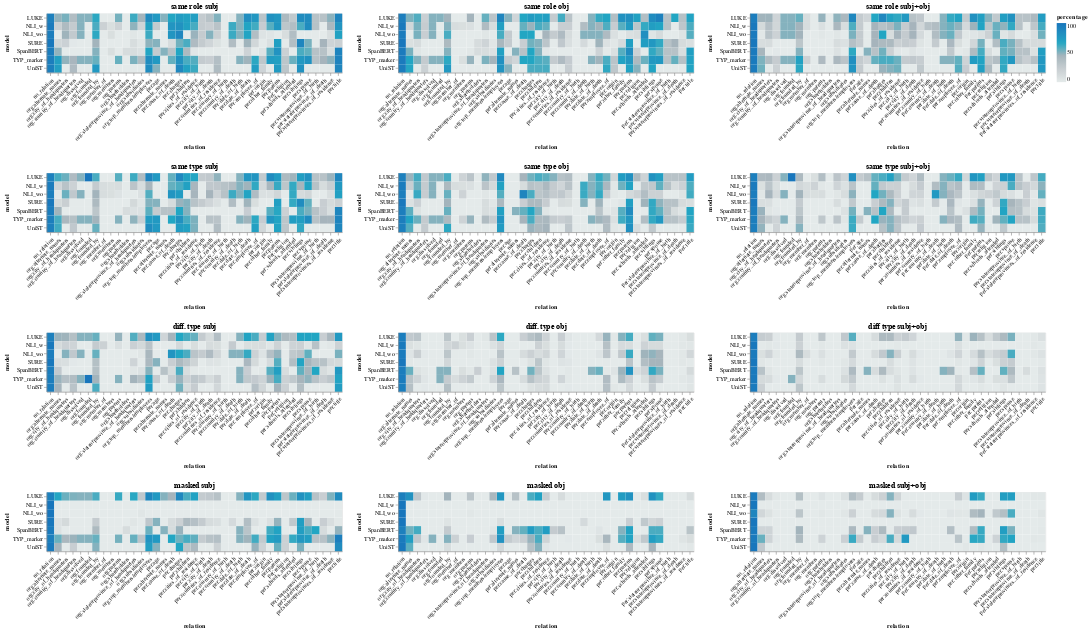

The cell this chart's notebook holds for it:
### Code cell
alt.vconcat(
    (all_charts[0]|all_charts[1]|all_charts[2]),
    (all_charts[3]|all_charts[4]|all_charts[5]),
    (all_charts[6]|all_charts[7]|all_charts[8]),
    (all_charts[9]|all_charts[10]|all_charts[11]),

)

### Figure 1 — Vega-Lite specification as saved in the notebook (floating-point values rounded to 4 significant figures; data arrays with more than 128 entries replaced by an {"elided": "..."} marker saying what was removed)
{"config": {"view": {"continuousWidth": 400, "continuousHeight": 300}}, "vconcat": [{"hconcat": [{"data": {"name": "data-ac98baf40a1dadcbd6ef27b25624e63d"}, "mark": "rect", "encoding": {"color": {"field": "percentage", "scale": {"scheme": "lightgreyteal"}, "type": "quantitative"}, "x": {"axis": {"labelAngle": -45}, "field": "relation", "type": "nominal"}, "y": {"axis": {"labelAngle": 0}, "field": "model", "type": "nominal"}}, "height": 100, "title": "same role subj", "width": 500}, {"data": {"name": "data-d6ab74bc15cb227ad7068f176eb17eac"}, "mark": "rect", "encoding": {"color": {"field": "percentage", "scale": {"scheme": "lightgreyteal"}, "type": "quantitative"}, "x": {"axis": {"labelAngle": -45}, "field": "relation", "type": "nominal"}, "y": {"axis": {"labelAngle": 0}, "field": "model", "type": "nominal"}}, "height": 100, "title": "same role obj", "width": 500}, {"data": {"name": "data-5515dd3124abc03a08aaaa91150a0b1b"}, "mark": "rect", "encoding": {"color": {"field": "percentage", "scale": {"scheme": "lightgreyteal"}, "type": "quantitative"}, "x": {"axis": {"labelAngle": -45}, "field": "relation", "type": "nominal"}, "y": {"axis": {"labelAngle": 0}, "field": "model", "type": "nominal"}}, "height": 100, "title": "same role subj+obj", "width": 500}]}, {"hconcat": [{"data": {"name": "data-dba5593ebee05e40e353430605673b9d"}, "mark": "rect", "encoding": {"color": {"field": "percentage", "scale": {"scheme": "lightgreyteal"}, "type": "quantitative"}, "x": {"axis": {"labelAngle": -45}, "field": "relation", "type": "nominal"}, "y": {"axis": {"labelAngle": 0}, "field": "model", "type": "nominal"}}, "height": 100, "title": "same type subj", "width": 500}, {"data": {"name": "data-24f33f3f5389c559c2b3f206c47e3b36"}, "mark": "rect", "encoding": {"color": {"field": "percentage", "scale": {"scheme": "lightgreyteal"}, "type": "quantitative"}, "x": {"axis": {"labelAngle": -45}, "field": "relation", "type": "nominal"}, "y": {"axis": {"labelAngle": 0}, "field": "model", "type": "nominal"}}, "height": 100, "title": "same type obj", "width": 500}, {"data": {"name": "data-ed4b70f2624a44701d7a140bcfad0569"}, "mark": "rect", "encoding": {"color": {"field": "percentage", "scale": {"scheme": "lightgreyteal"}, "type": "quantitative"}, "x": {"axis": {"labelAngle": -45}, "field": "relation", "type": "nominal"}, "y": {"axis": {"labelAngle": 0}, "field": "model", "type": "nominal"}}, "height": 100, "title": "same type subj+obj", "width": 500}]}, {"hconcat": [{"data": {"name": "data-bd72a09aef9899f0796ec391ce06f6be"}, "mark": "rect", "encoding": {"color": {"field": "percentage", "scale": {"scheme": "lightgreyteal"}, "type": "quantitative"}, "x": {"axis": {"labelAngle": -45}, "field": "relation", "type": "nominal"}, "y": {"axis": {"labelAngle": 0}, "field": "model", "type": "nominal"}}, "height": 100, "title": "diff. type subj", "width": 500}, {"data": {"name": "data-c4e8c05f87d553c37b5c2788c2726a14"}, "mark": "rect", "encoding": {"color": {"field": "percentage", "scale": {"scheme": "lightgreyteal"}, "type": "quantitative"}, "x": {"axis": {"labelAngle": -45}, "field": "relation", "type": "nominal"}, "y": {"axis": {"labelAngle": 0}, "field": "model", "type": "nominal"}}, "height": 100, "title": "diff. type obj", "width": 500}, {"data": {"name": "data-778f54c86109f70d104eeced1ba1ac44"}, "mark": "rect", "encoding": {"color": {"field": "percentage", "scale": {"scheme": "lightgreyteal"}, "type": "quantitative"}, "x": {"axis": {"labelAngle": -45}, "field": "relation", "type": "nominal"}, "y": {"axis": {"labelAngle": 0}, "field": "model", "type": "nominal"}}, "height": 100, "title": "diff type subj+obj", "width": 500}]}, {"hconcat": [{"data": {"name": "data-94a62a645affc33c7d72f13aa5cbcf1f"}, "mark": "rect", "encoding": {"color": {"field": "percentage", "scale": {"scheme": "lightgreyteal"}, "type": "quantitative"}, "x": {"axis": {"labelAngle": -45}, "field": "relation", "type": "nominal"}, "y": {"axis": {"labelAngle": 0}, "field": "model", "type": "nominal"}}, "height": 100, "title": "masked subj", "width": 500}, {"data": {"name": "data-9ddfa8106dd1c5818cfb91dbb358a3f1"}, "mark": "rect", "encoding": {"color": {"field": "percentage", "scale": {"scheme": "lightgreyteal"}, "type": "quantitative"}, "x": {"axis": {"labelAngle": -45}, "field": "relation", "type": "nominal"}, "y": {"axis": {"labelAngle": 0}, "field": "model", "type": "nominal"}}, "height": 100, "title": "masked obj", "width": 500}, {"data": {"name": "data-228a0874ed5c79b77ae3f935c3fd8173"}, "mark": "rect", "encoding": {"color": {"field": "percentage", "scale": {"scheme": "lightgreyteal"}, "type": "quantitative"}, "x": {"axis": {"labelAngle": -45}, "field": "relation", "type": "nominal"}, "y": {"axis": {"labelAngle": 0}, "field": "model", "type": "nominal"}}, "height": 100, "title": "masked subj+obj", "width": 500}]}], "$schema": "https://vega.github.io/schema/vega-lite/v4.17.0.json", "datasets": {"data-ac98baf40a1dadcbd6ef27b25624e63d": {"elided": "273 records"}, "data-d6ab74bc15cb227ad7068f176eb17eac": {"elided": "273 records"}, "data-5515dd3124abc03a08aaaa91150a0b1b": {"elided": "273 records"}, "data-dba5593ebee05e40e353430605673b9d": {"elided": "273 records"}, "data-24f33f3f5389c559c2b3f206c47e3b36": {"elided": "273 records"}, "data-ed4b70f2624a44701d7a140bcfad0569": {"elided": "273 records"}, "data-bd72a09aef9899f0796ec391ce06f6be": {"elided": "273 records"}, "data-c4e8c05f87d553c37b5c2788c2726a14": {"elided": "273 records"}, "data-778f54c86109f70d104eeced1ba1ac44": {"elided": "273 records"}, "data-94a62a645affc33c7d72f13aa5cbcf1f": {"elided": "273 records"}, "data-9ddfa8106dd1c5818cfb91dbb358a3f1": {"elided": "273 records"}, "data-228a0874ed5c79b77ae3f935c3fd8173": {"elided": "273 records"}}}
